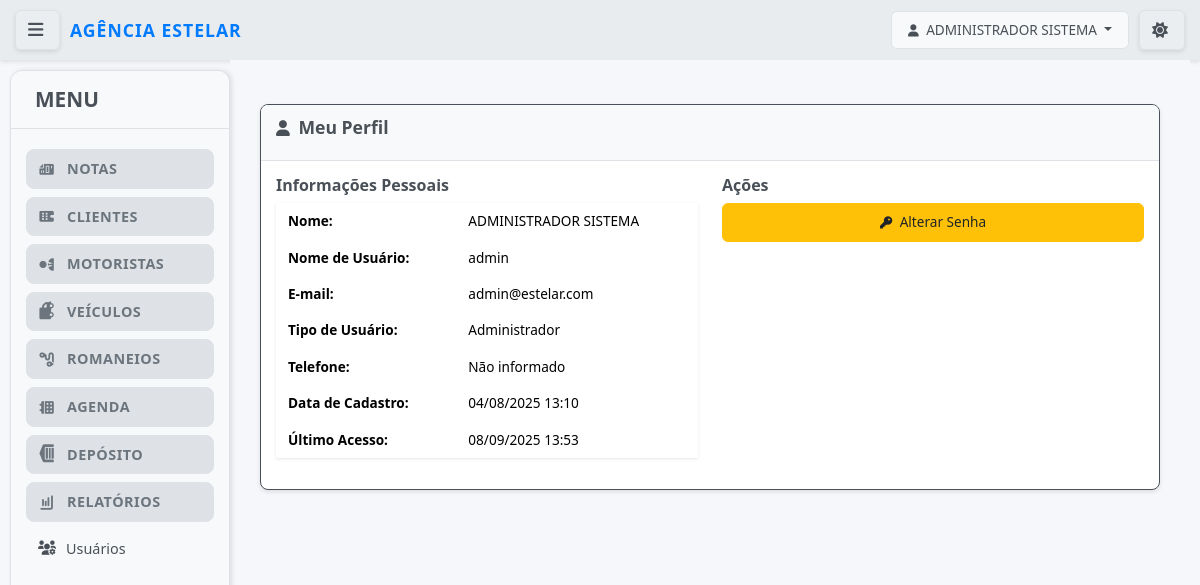
The page /notas/perfil/ (signed in) on the database as committed earlier.
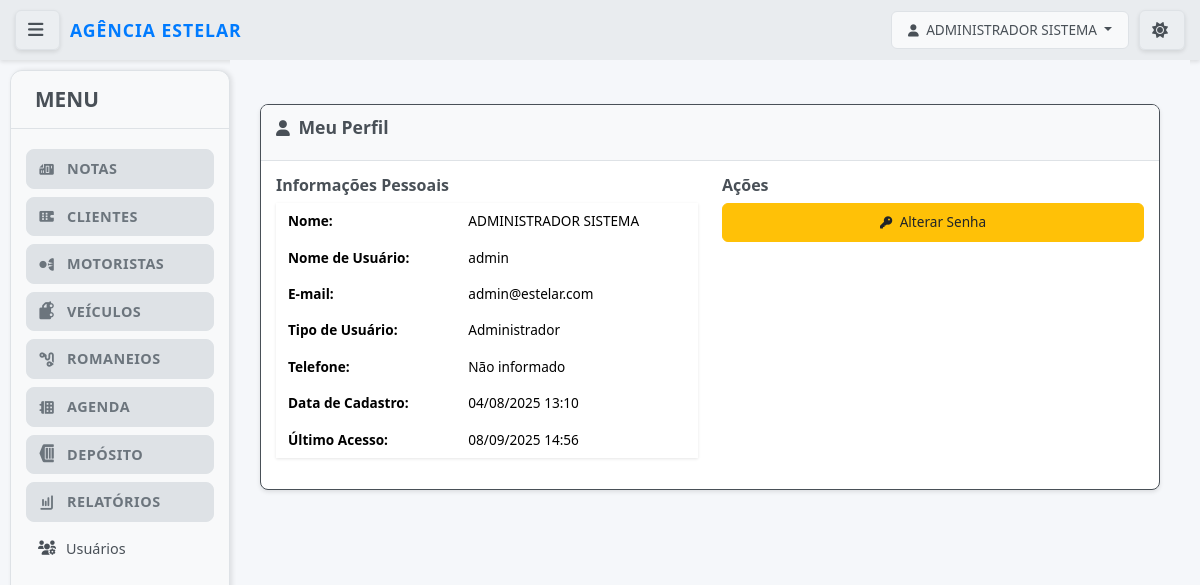
The same page on the database as committed later.
### notas/models.py (models this page shows, shortened)
class UpperCaseMixin:
    def save(self, *args, **kwargs):
        for field in self._meta.fields:
            if hasattr(field, 'max_length') and hasattr(self, field.name):
                value = getattr(self, field.name)
                if value and isinstance(value, str):
                    exclude_fields = [
                        'email', 'password', 'username', 'cpf', 'cnpj',
                        'cnh', 'chassi', 'renavam', 'placa', 'cep',
                        'telefone', 'rntrc', 'numero_consulta', 'tipo_usuario',
                        'status'  # Adicionado para não converter status para maiúsculo
                    ]
                    if field.name not in exclude_fields:
                        setattr(self, field.name, value.upper())
        super().save(*args, **kwargs)

class Usuario(UpperCaseMixin, AbstractUser):
    TIPO_USUARIO_CHOICES = [
        ('admin', 'Administrador'),
        ('funcionario', 'Funcionário'),
        ('cliente', 'Cliente'),
    ]
    tipo_usuario = models.CharField(
        max_length=20,
        choices=TIPO_USUARIO_CHOICES,
        default='funcionario',
        verbose_name="Tipo de Usuário"
    )
    cliente = models.ForeignKey(
        Cliente,
        on_delete=models.CASCADE,
        null=True,
        blank=True,
        verbose_name="Cliente Vinculado"
    )
    telefone = models.CharField(max_length=20, blank=True, verbose_name="Telefone")
    ultimo_acesso = models.DateTimeField(null=True, blank=True, verbose_name="Último Acesso")
    REQUIRED_FIELDS = ['email', 'first_name', 'last_name']
    USERNAME_FIELD = 'username'
    is_authenticated = True
    is_anonymous = False
    objects = UsuarioManager()
    class Meta:
        verbose_name = "Usuário"
        verbose_name_plural = "Usuários"
        ordering = ['username']
    def get_full_name(self):
        return f"{self.first_name} {self.last_name}".strip()
    @property
    def is_admin(self):
        return self.tipo_usuario == 'admin'
    @property
    def is_cliente(self):
        return self.tipo_usuario == 'cliente'
    def can_access_funcionalidades(self):
        return self.is_admin or self.is_funcionario

### notas/views.py (the view)
# urls.py: path('perfil/', views.perfil_usuario, name='perfil'),
@login_required
def perfil_usuario(request):
    return render(request, 'notas/auth/perfil.html')

### notas/templates/notas/auth/perfil.html (shortened to what this page needs)
{% extends 'base.html' %}
{% load static %}
{% block content %}
<div class="container mt-4">
            <div class="card">
                <div class="card-header">
                    <h3 class="card-title">
                        <i class="fas fa-user"></i> Meu Perfil
                    </h3>
                </div>
                <div class="card-body">
                    <div class="row">
                        <div class="col-md-6">
                            <h5>Informações Pessoais</h5>
                            <table class="table table-borderless table-hover">
                                <tr>
                                    <td><strong>Nome:</strong></td>
                                    <td>{{ user.get_full_name }}</td>
                                </tr>
                                <tr>
                                    <td><strong>Nome de Usuário:</strong></td>
                                    <td>{{ user.username }}</td>
                                </tr>
                                <tr>
                                    <td><strong>E-mail:</strong></td>
                                    <td>{{ user.email }}</td>
                                </tr>
                                <tr>
                                    <td><strong>Tipo de Usuário:</strong></td>
                                    <td>{{ user.get_tipo_usuario_display }}</td>
                                </tr>
                                <tr>
                                    <td><strong>Telefone:</strong></td>
                                    <td>{{ user.telefone|default:"Não informado" }}</td>
                                </tr>
                                <tr>
                                    <td><strong>Data de Cadastro:</strong></td>
                                    <td>{{ user.date_joined|date:"d/m/Y H:i" }}</td>
                                </tr>
                                {% if user.ultimo_acesso %}
                                <tr>
                                    <td><strong>Último Acesso:</strong></td>
                                    <td>{{ user.ultimo_acesso|date:"d/m/Y H:i" }}</td>
                                </tr>
                                {% endif %}
                            </table>
                        </div>
                        <div class="col-md-6">
                            <h5>Ações</h5>
                            <div class="d-grid gap-2">
                                <a href="{% url 'notas:alterar_senha' %}" class="btn btn-warning">
                                    <i class="fas fa-key"></i> Alterar Senha
                                </a>
                            </div>
                        </div>
                    </div>
                </div>
            </div>
{% endblock %}

### templates/base.html (shortened to what the changed rows need)
{% load static %}
<!DOCTYPE html>
<html lang="pt-BR">
<head>
    <link href="https://cdn.jsdelivr.net/npm/bootstrap@5.3.3/dist/css/bootstrap.min.css" rel="stylesheet">
            <link rel="stylesheet" href="{% static 'css/style.css' %}?v=4.8">
    <link rel="stylesheet" href="https://cdnjs.cloudflare.com/ajax/libs/font-awesome/6.0.0-beta3/css/all.min.css">
</head>
<body data-theme="light" class="{% if not user.is_authenticated %}login-page{% endif %}">
    <div class="top-bar">
        <div class="user-area">
            <div class="user-info">
                {% if user.is_authenticated %}
                    <div class="dropdown">
                        <button class="btn btn-outline-light dropdown-toggle" type="button" id="userDropdown" data-bs-toggle="dropdown" aria-expanded="false">
                            <i class="fas fa-user"></i> {{ user.get_full_name|default:user.username }}
                        </button>
                    </div>
                {% else %}
                    <a href="{% url 'notas:login' %}" class="btn btn-outline-light">Login</a>
                {% endif %}
            </div>
        </div>
    </div>
    <div class="main-wrapper">
        <div class="main-content">
            {% block content %}{% endblock %}
        </div>
    </div>
</body>
</html>
</html>

Rows that differ between the two databases and show on the page:
changed Usuario "ADMINISTRADOR SISTEMA": ultimo_acesso "08/09/2025 13:53" → "08/09/2025 14:56"
